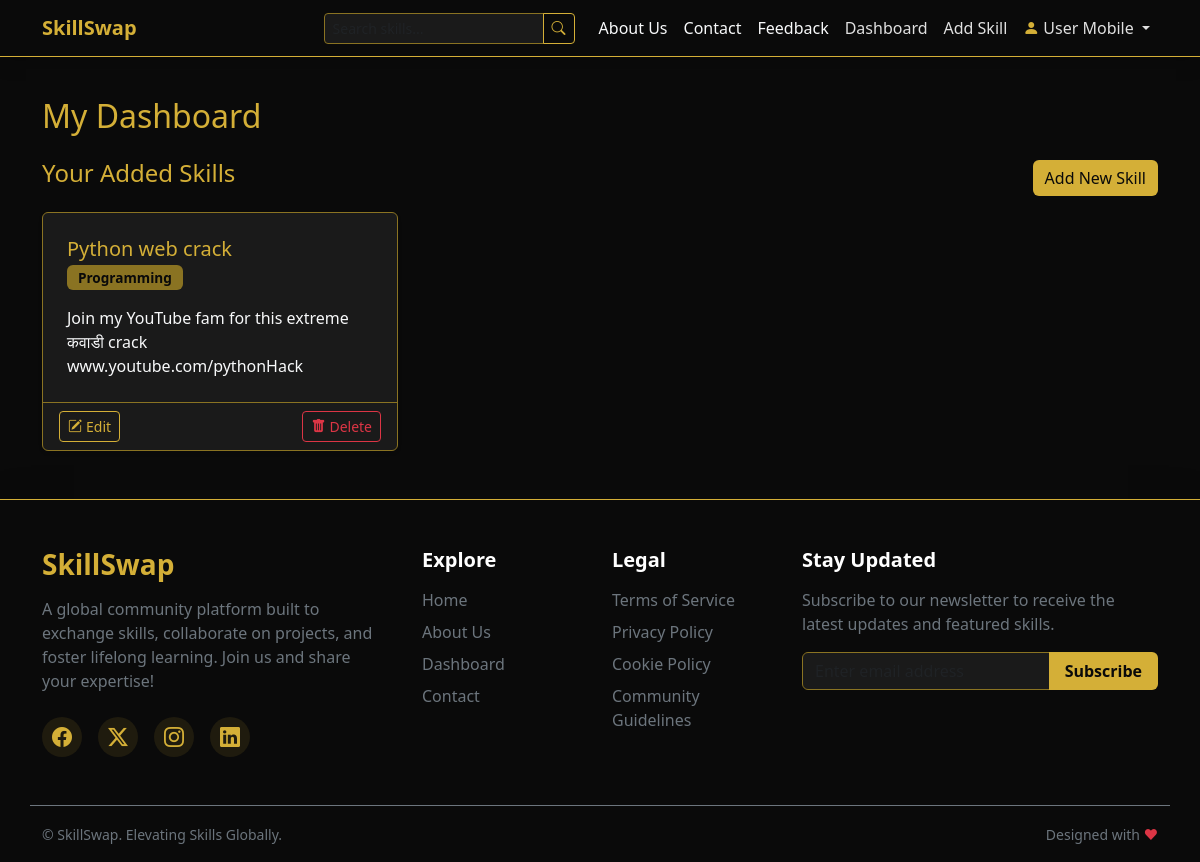
The page /dashboard (signed in) on the database its author committed.
### models.py (models this page shows)
class User(db.Model, UserMixin):
    id = db.Column(db.Integer, primary_key=True)
    username = db.Column(db.String(20), unique=True, nullable=False)
    email = db.Column(db.String(120), unique=True, nullable=False)
    password = db.Column(db.String(60), nullable=False)
    is_admin = db.Column(db.Boolean, default=False)
    skills = db.relationship('Skill', backref='author', lazy=True)

class Skill(db.Model):
    id = db.Column(db.Integer, primary_key=True)
    title = db.Column(db.String(100), nullable=False)
    description = db.Column(db.Text, nullable=False)
    date_posted = db.Column(db.DateTime, nullable=False, default=datetime.utcnow)
    user_id = db.Column(db.Integer, db.ForeignKey('user.id'), nullable=False)
    category_id = db.Column(db.Integer, db.ForeignKey('category.id'), nullable=False)

class Category(db.Model):
    id = db.Column(db.Integer, primary_key=True)
    name = db.Column(db.String(50), unique=True, nullable=False)
    skills = db.relationship('Skill', backref='category', lazy=True)

### app.py (the view)
@app.route("/dashboard")
@login_required
def dashboard():
    skills = Skill.query.filter_by(author=current_user).order_by(Skill.date_posted.desc()).all()
    return render_template('dashboard.html', title='Dashboard', skills=skills)

### app.py (called while the page is built)
@login_manager.user_loader
def load_user(user_id):
    return User.query.get(int(user_id))

### templates/dashboard.html (shortened to what this page needs)
{% extends "base.html" %}
{% block content %}
<div class="row">
    <div class="col-12">
        <h2 class="mb-4">My Dashboard</h2>
        <div class="d-flex justify-content-between align-items-center mb-3">
            {% if current_user.is_admin %}
            <h4 class="text-gold">All Platform Skills (Admin View)</h4>
            {% else %}
            <h4 class="text-gold">Your Added Skills</h4>
            {% endif %}
            <a href="{{ url_for('new_skill') }}" class="btn btn-gold">Add New Skill</a>
        </div>
        {% if skills %}
        <div class="row g-4">
            {% for skill in skills %}
            <div class="col-md-4">
                <div class="card h-100 shadow-sm skill-card border-gold-subtle">
                    <div class="card-body p-4">
                        <h5 class="card-title text-gold">{{ skill.title }}</h5>
                        <h6 class="card-subtitle mb-3 text-muted">
                            <span class="badge bg-secondary">{{ skill.category.name }}</span>
                        </h6>
                        <p class="card-text text-light">{{ skill.description|truncate(150) }}</p>
                    </div>
                    <div
                        class="card-footer bg-transparent border-top border-gold-subtle d-flex justify-content-between align-items-center">
                        <a href="{{ url_for('update_skill', skill_id=skill.id) }}"
                            class="btn btn-sm btn-outline-gold"><i class="bi bi-pencil-square me-1"></i>Edit</a>
                        <form action="{{ url_for('delete_skill', skill_id=skill.id) }}" method="POST" class="d-inline"
                            onsubmit="return confirmDelete()">
                            <button type="submit" class="btn btn-sm btn-outline-danger"><i
                                    class="bi bi-trash-fill me-1"></i>Delete</button>
                        </form>
                    </div>
                </div>
            </div>
            {% endfor %}
        </div>
        {% else %}
        <div class="alert alert-info bg-dark border-gold text-light">
            You haven't added any skills yet. <a href="{{ url_for('new_skill') }}" class="alert-link text-gold">Add one
                now!</a>
        </div>
        {% endif %}
    </div>
</div>
{% endblock %}

### templates/base.html (shortened to what this page needs)
<!DOCTYPE html>
<html lang="en">
<head>
    <link href="https://cdn.jsdelivr.net/npm/bootstrap@5.3.0/dist/css/bootstrap.min.css" rel="stylesheet">
    <link rel="stylesheet" href="{{ url_for('static', filename='css/style.css') }}">
    <link rel="stylesheet" href="https://cdn.jsdelivr.net/npm/bootstrap-icons@1.11.1/font/bootstrap-icons.css">
</head>
<body>
    <nav class="navbar navbar-expand-lg navbar-dark bg-darkest border-bottom border-gold mb-4 shadow">
        <div class="container">
            <a class="navbar-brand text-gold fw-bold" href="{{ url_for('home') }}">SkillSwap</a>
            <div class="collapse navbar-collapse" id="navbarNav">
                <ul class="navbar-nav ms-auto align-items-lg-center">
                    <li class="nav-item me-lg-3 my-2 my-lg-0">
                        <form action="{{ url_for('search') }}" method="GET" class="d-flex">
                            <div class="input-group input-group-sm">
                                <input class="form-control bg-dark border-gold-subtle text-light" type="search"
                                    placeholder="Search skills..." aria-label="Search" name="q">
                                <button class="btn btn-outline-gold" type="submit"><i class="bi bi-search"></i></button>
                            </div>
                        </form>
                    </li>
                    <li class="nav-item">
                        <a class="nav-link text-light" href="{{ url_for('about') }}">About Us</a>
                    </li>
                    <li class="nav-item">
                        <a class="nav-link text-light" href="{{ url_for('contact') }}">Contact</a>
                    </li>
                    <li class="nav-item">
                        <a class="nav-link text-light" href="{{ url_for('feedback') }}">Feedback</a>
                    </li>
                    {% if current_user.is_authenticated %}
                    <li class="nav-item">
                        <a class="nav-link" href="{{ url_for('dashboard') }}">Dashboard</a>
                    </li>
                    <li class="nav-item">
                        <a class="nav-link" href="{{ url_for('new_skill') }}">Add Skill</a>
                    </li>
                    <li class="nav-item dropdown">
                        <a class="nav-link dropdown-toggle" href="#" id="navbarDropdown" role="button"
                            data-bs-toggle="dropdown" aria-expanded="false">
                            <i class="bi bi-person-fill text-gold me-1"></i>{{ current_user.username }}
                        </a>
                    </li>
                    {% endif %}
                </ul>
            </div>
        </div>
    </nav>
    <div class="container main-content">
        {% block content %}{% endblock %}
    </div>
    <footer class="bg-darkest text-white mt-auto pt-5 pb-3 border-top border-gold shadow-lg w-100">
        <div class="container">
            <div class="row mb-5">
                <div class="col-lg-4 col-md-6 mb-4 mb-md-0">
                    <h3 class="text-gold fw-bold mb-3">SkillSwap</h3>
                    <p class="text-secondary pe-lg-4">
                        A global community platform built to exchange skills, collaborate on projects, and foster
                        lifelong learning. Join us and share your expertise!
                    </p>
                    <div class="d-flex mt-4 gap-3">
                        <a href="#" class="social-icon text-gold fs-5"><i class="bi bi-facebook"></i></a>
                        <a href="#" class="social-icon text-gold fs-5"><i class="bi bi-twitter-x"></i></a>
                        <a href="#" class="social-icon text-gold fs-5"><i class="bi bi-instagram"></i></a>
                        <a href="#" class="social-icon text-gold fs-5"><i class="bi bi-linkedin"></i></a>
                    </div>
                </div>
                <div class="col-lg-2 col-md-6 mb-4 mb-md-0">
                    <h5 class="text-white mb-3 fw-bold">Explore</h5>
                    <ul class="list-unstyled footer-links">
                        <li class="mb-2"><a href="{{ url_for('home') }}"
                                class="text-secondary text-decoration-none transition-hover">Home</a></li>
                        <li class="mb-2"><a href="{{ url_for('about') }}"
                                class="text-secondary text-decoration-none transition-hover">About Us</a></li>
                        <li class="mb-2"><a href="{{ url_for('dashboard') }}"
                                class="text-secondary text-decoration-none transition-hover">Dashboard</a></li>
                        <li class="mb-2"><a href="{{ url_for('contact') }}"
                                class="text-secondary text-decoration-none transition-hover">Contact</a></li>
                    </ul>
                </div>
                <div class="col-lg-2 col-md-6 mb-4 mb-md-0">
                    <h5 class="text-white mb-3 fw-bold">Legal</h5>
                    <ul class="list-unstyled footer-links">
                        <li class="mb-2"><a href="#" class="text-secondary text-decoration-none transition-hover">Terms
                                of Service</a></li>
                        <li class="mb-2"><a href="#"
                                class="text-secondary text-decoration-none transition-hover">Privacy Policy</a></li>
                        <li class="mb-2"><a href="#" class="text-secondary text-decoration-none transition-hover">Cookie
                                Policy</a></li>
                        <li class="mb-2"><a href="#"
                                class="text-secondary text-decoration-none transition-hover">Community Guidelines</a>
                        </li>
                    </ul>
                </div>
                <div class="col-lg-4 col-md-6">
                    <h5 class="text-white mb-3 fw-bold">Stay Updated</h5>
                    <p class="text-secondary mb-3">Subscribe to our newsletter to receive the latest updates and
                        featured skills.</p>
                    <form class="d-flex w-100 mt-2">
                        <div class="input-group">
                            <input type="email" class="form-control bg-dark border-gold-subtle text-white"
                                placeholder="Enter email address" aria-label="Email Address"
                                aria-describedby="button-addon2">
                            <button class="btn btn-gold fw-bold px-3" type="button"
                                id="button-addon2">Subscribe</button>
                        </div>
                    </form>
                </div>
            </div>
            <div class="row align-items-center pt-3 mt-3 border-top border-secondary">
                <div class="col-md-6 text-center text-md-start mb-2 mb-md-0">
                    <small class="text-secondary">&copy; SkillSwap. Elevating Skills Globally.</small>
                </div>
                <div class="col-md-6 text-center text-md-end">
                    <small class="text-secondary">Designed with <span class="text-danger">&hearts;</span></small>
                </div>
            </div>
        </div>
    </footer>
</body>
</html>

### static/css/style.css (style rules this page uses)
:root { --gold: #d4af37; --gold-subtle: #8a7322; --darkest: #0a0a0a; --dark: #1a1a1a; --light-text: #e0e0e0; }
body { display: flex; flex-direction: column; min-height: 100vh; background-color: var(--darkest); color: var(--light-text); }
h1, h2, h3, h4, h5, h6 { color: var(--gold); }
a { color: var(--gold); text-decoration: none; transition: color 0.3s ease; }
.text-gold { color: var(--gold) !important; }
.bg-darkest { background-color: var(--darkest) !important; }
.bg-dark { background-color: var(--dark) !important; }
.border-gold { border-color: var(--gold) !important; }
.border-gold-subtle { border-color: var(--gold-subtle) !important; }
.main-content { flex: 1; padding-bottom: 3rem; padding-top: 1rem; }
.btn-gold { background-color: var(--gold); color: var(--darkest); border: none; }
.btn-outline-gold { color: var(--gold); border-color: var(--gold); background-color: transparent; }
.card { background-color: var(--dark); border: 1px solid var(--gold-subtle); color: var(--light-text); }
.card-title { color: var(--gold); }
.form-control, .form-select { background-color: var(--darkest); border: 1px solid var(--gold-subtle); color: var(--light-text); }
.skill-card { transition: transform 0.2s ease-in-out, box-shadow 0.2s ease-in-out; }
.badge.bg-secondary { background-color: var(--gold-subtle) !important; color: var(--darkest); font-size: 0.85em; padding: 0.4em 0.8em; }
.navbar-dark .navbar-nav .nav-link { color: var(--light-text); }
footer { border-top: 1px solid var(--gold-subtle); }
.footer-links a { position: relative; display: inline-block; }
.footer-links a::after { content: ''; position: absolute; width: 0; height: 1px; bottom: -2px; left: 0; background-color: var(--gold); transition: width 0.3s ease; }
.social-icon { display: inline-flex; align-items: center; justify-content: center; width: 40px; height: 40px; border-radius: 50%; background-color: rgba(212, 175, 55, 0.1); transition: all 0.3s ease; }

### rows shown on the page
User: username "User Mobile"
Skill: title "Python web crack", category.name "Programming", description "Join my YouTube fam for this extreme कवाडी crack www.youtube.com/pythonHack"
